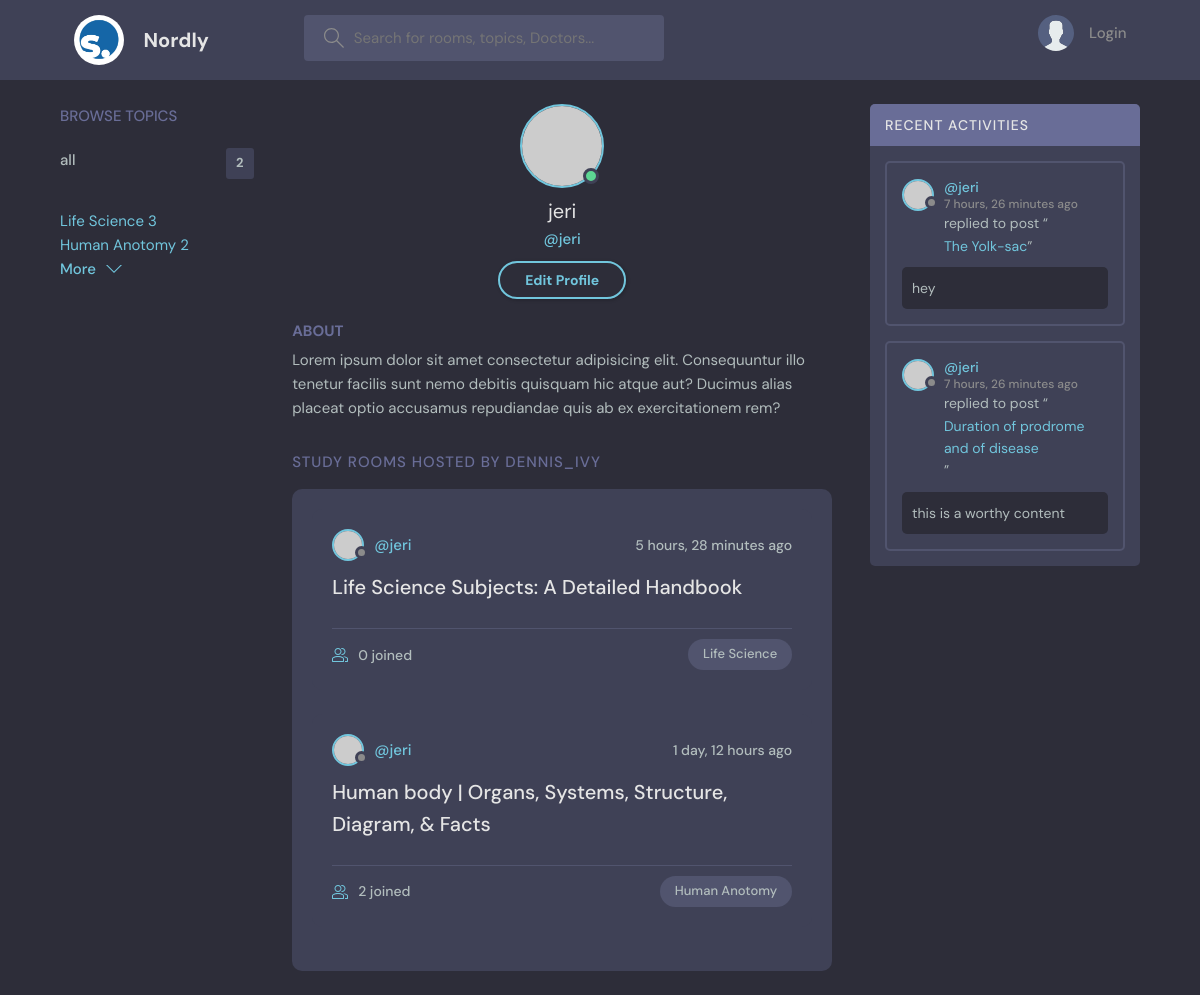
Before: /profile/1 with the older database file.
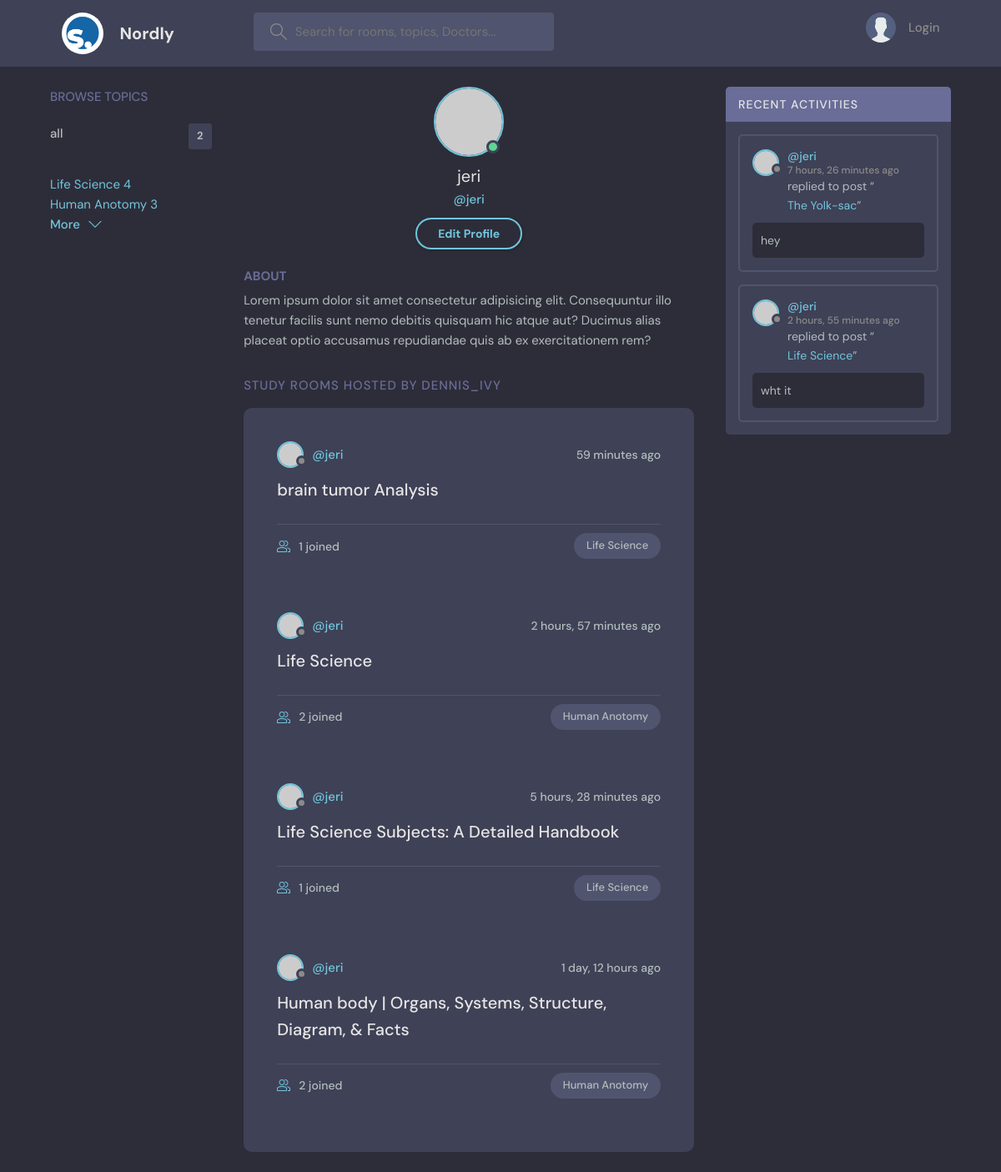
After: the same page with the newer database file.
### base/models.py (models this page shows, shortened)
class Topic(models.Model):
    name= models.CharField(max_length= 200)
    def __str__(self):
        return self.name

class Room(models.Model):
    host= models.ForeignKey(User,on_delete=models.SET_NULL,null=True)
    topic= models.ForeignKey(Topic,on_delete=models.SET_NULL, null = True )
    name= models.CharField(max_length= 100)
    participants = models.ManyToManyField(User, related_name= 'participants', blank= True)
    description = models.TextField(null= True, blank=True)
    created= models.DateTimeField(auto_now_add= True)
    updated= models.DateTimeField(auto_now= True)
    class Meta:
        ordering= ['-updated', '-created']
    def __str__(self):
        return self.name

class Message(models.Model):
    user= models.ForeignKey(User,on_delete = models.CASCADE)
    room= models.ForeignKey(Room,on_delete = models.CASCADE)
    body= models.TextField(null=True, blank =True)
    updated= models.DateTimeField(auto_now= True)
    created=  models.DateTimeField(auto_now_add= True)

### base/views.py (the view)
# urls.py: path('profile/<str:pk>', views.userProfile, name= 'user-profile'),
def userProfile(request, pk):
    user= User.objects.get(id= pk)
    rooms= user.room_set.all()
    room_message= user.message_set.all()
    topics=Topic.objects.all()
    context= {'user':user,
               'rooms':rooms,
               'room_message':room_message,
               'topics':topics
            }
    return render(request,'base/profile.html', context)

### base/templates/base/profile.html
{% extends 'main.html' %}
{% block content %}
  <main class="profile-page layout layout--3">
    <div class="container">
      <div class="topics">
        {% include 'base/topics_component.html' %}
      </div>
      <div class="roomList">
        <div class="profile">
          <div class="profile__avatar">
            <div class="avatar avatar--large active">
              <img src="https://randomuser.me/api/portraits/men/11.jpg" />
            </div>
          </div>
          <div class="profile__info">
            <h3>{{user.username}}</h3>
            <p>@{{user.username}}</p>
            <a href="edit-user.html" class="btn btn--main btn--pill">Edit Profile</a>
          </div>
          <div class="profile__about">
            <h3>About</h3>
            <p>
              Lorem ipsum dolor sit amet consectetur adipisicing elit. Consequuntur illo tenetur
              facilis sunt nemo debitis quisquam hic atque aut? Ducimus alias placeat optio
              accusamus repudiandae quis ab ex exercitationem rem?
            </p>
          </div>
        </div>
        <div class="roomList__header">
          <div>
            <h2>Study Rooms Hosted by dennis_ivy</a>
            </h2>
          </div>
        </div>
        <div class="roomListRoom">
          {% include 'base/feed_component.html' %}
        </div>
      </div>
      <div class="activities">
        {% include 'base/activity_component.html' %}
      </div>
    </div>
  </main>
{% endblock %}

### templates/main.html (shortened to what this page needs)
<!DOCTYPE html>
{% load static %}
<html lang="en">
  <head>
    <link rel="stylesheet" href="{% static 'styles/style.css' %}" />
  </head>
  <body>
    {% include 'navibar.html' %}
    {% block content %}
    {% endblock %}
  </body>
</html>

### templates/navibar.html (shortened to what this page needs)
{% load static %}
<header class="header header--loggedIn">
    <div class="container">
      <a href="{% url 'home' %}" class="header__logo">
        <img src="{% static 'images/logo.jpeg' %}" />
        <h1>Nordly</h1>
      </a>
      <form class="header__search" method="GET" action="{% url 'home' %}">
        <label>
          <input  type="text" name= 'q' placeholder="Search for rooms, topics, Doctors..." />
        </label>
      </form>
      <nav class="header__menu">
        {% if request.user.is_authenticated %}
        <div class="header__user">
          <a href="">
            <div class="avatar avatar--medium active">
              <img src="{% static 'images/dive.png' %}" />
            </div>
            <p>{{request.user.username}} <span>@{{request.user.username}}</span></p>
          </a>
          <button class="dropdown-button">
            <svg version="1.1" xmlns="http://www.w3.org/2000/svg" width="32" height="32" viewBox="0 0 32 32">
              <title>chevron-down</title>
              <path d="M16 21l-13-13h-3l16 16 16-16h-3l-13 13z"></path>
            </svg>
          </button>
        </div>
         {% else %}
        <a href="{% url 'login' %}">
          <img src="{% static 'images/avatar.svg' %}" />
          <p>Login</p>
        </a>
        {% endif %}
      </nav>
    </div>
  </header>

### base/templates/base/topics_component.html
 <div >
  <div class="topics__header">
    <h2>Browse Topics</h2>
  </div>
  <ul class="topics__list">
    <li>
      <a href="{% url 'home' %}">all <span>{{topics.count}}</span></a>
    </li>
    {% for topic in topics %}
      <div>
        <a href="{% url 'home' %}?q={{topic.name}}">{{topic.name}} <span>{{topic.room_set.all.count}}</span> </a>
      </div>
    {% endfor %}
  </ul>
  <a class="btn btn--link" href="topics.html">
    More
    <svg version="1.1" xmlns="http://www.w3.org/2000/svg" width="32" height="32" viewBox="0 0 32 32">
      <title>chevron-down</title>
      <path d="M16 21l-13-13h-3l16 16 16-16h-3l-13 13z"></path>
    </svg>
  </a>
</div>

### base/templates/base/feed_component.html (shortened to what this page needs)
{% for room in rooms %}
<div class="roomListRoom">
  <div class="roomListRoom__header">
    <a href="{% url 'user-profile' room.host.id %}" class="roomListRoom__author">
      <div class="avatar avatar--small">
        <img src="https://randomuser.me/api/portraits/women/11.jpg" />
      </div>
      <span>@{{room.host.username}}</span>
    </a>
    <div class="roomListRoom__actions">
      <span>{{room.created|timesince}} ago</span>
    </div>
  </div>
  <div class="roomListRoom__content">
    <a href="{% url 'room' room.id %}">{{room.name}}</a>
  </div>
  <div class="roomListRoom__meta">
    <a href="{% url 'room' room.id %}" class="roomListRoom__joined">
      {{room.participants.all.count}} joined
    </a>
    <p class="roomListRoom__topic">{{room.topic}}</p>
  </div>
</div>
{% endfor %}

### base/templates/base/activity_component.html (shortened to what this page needs)
<div class="activities__header">
  <h2>Recent Activities</h2>
</div>
{% for message in room_message %}
<div class="activities__box">
  <div class="activities__boxHeader roomListRoom__header">
    <a href="{% url 'user-profile' message.user.id %}" class="roomListRoom__author">
      <div class="avatar avatar--small">
        <img src="https://randomuser.me/api/portraits/women/11.jpg" />
      </div>
      <p>
        @{{message.user}}
        <span> {{message.created|timesince}} ago</span>
      </p>
    </a>
  </div>
  <div class="activities__boxContent">
    <p>replied to post “<a href="{% url 'room' message.room.id %}">{{message.room}}</a>”</p>
    <div class="activities__boxRoomContent">
      {{message.body}}
    </div>
  </div>
</div>
{% endfor %}

Changed rows visible on the page:
removed Message: user "jeri", created "7 hours, 26 minutes", room "Duration of prodrome and of disease", body "this is a worthy content"
computed for Topic "Life Science": room_set.all.count "3" → "4"
computed for Topic "Human Anotomy": room_set.all.count "2" → "3"
added Room: host.username "jeri", created "59 minutes", name "brain tumor Analysis", participants.all.count "1", topic "Life Science"
added Room: host.username "jeri", created "2 hours, 57 minutes", name "Life Science", participants.all.count "2", topic "Human Anotomy"
computed for Room "Life Science Subjects: A Detailed Handbook": participants.all.count "0" → "1"
added Message: user "jeri", created "2 hours, 55 minutes", room "Life Science", body "wht it"
